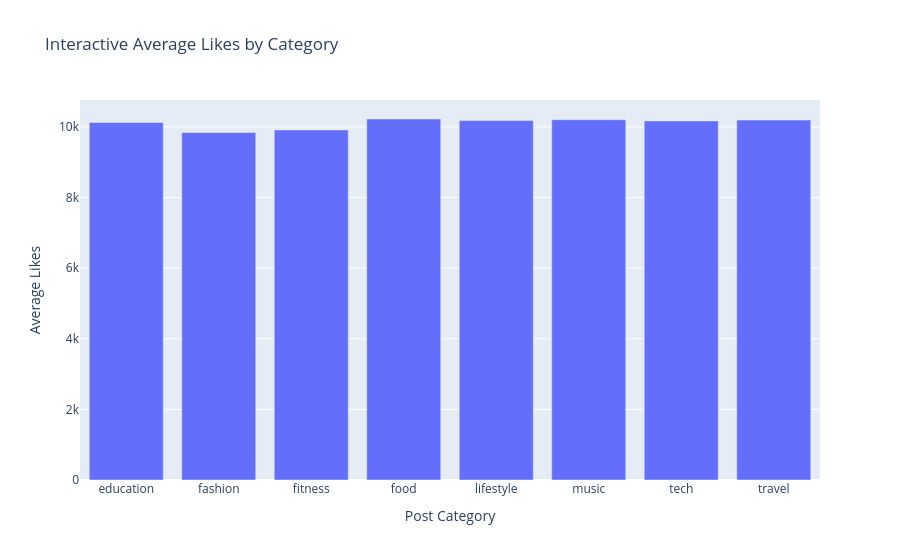

Here is the notebook cell this chart was saved with:
### Markdown cell above
#### 2. Interactive Bar Chart

### Code cell
category_engagement = (df.groupby("post_category")["likes"]
    .mean()
    .reset_index()
)

fig = px.bar(category_engagement,
    x="post_category",
    y="likes",
    title="Interactive Average Likes by Category",
    labels={"post_category": "Post Category","likes": "Average Likes"}
)

fig.show()

### Figure 1 — Plotly figure (JSON) as saved in the notebook; plotly's stock layout.template omitted (floating-point values rounded to 4 significant figures)
{"data": [{"hovertemplate": "Post Category=%{x}<br>Average Likes=%{y}<extra></extra>", "legendgroup": "", "marker": {"color": "#636efa", "pattern": {"shape": ""}}, "name": "", "orientation": "v", "showlegend": false, "textposition": "auto", "type": "bar", "x": ["education", "fashion", "fitness", "food", "lifestyle", "music", "tech", "travel"], "xaxis": "x", "y": [10130.0, 9843.0, 9915.0, 10230.0, 10180.0, 10210.0, 10170.0, 10200.0], "yaxis": "y"}], "layout": {"barmode": "relative", "legend": {"tracegroupgap": 0}, "title": {"text": "Interactive Average Likes by Category"}, "xaxis": {"anchor": "y", "domain": [0, 1], "title": {"text": "Post Category"}}, "yaxis": {"anchor": "x", "domain": [0, 1], "title": {"text": "Average Likes"}}}}
